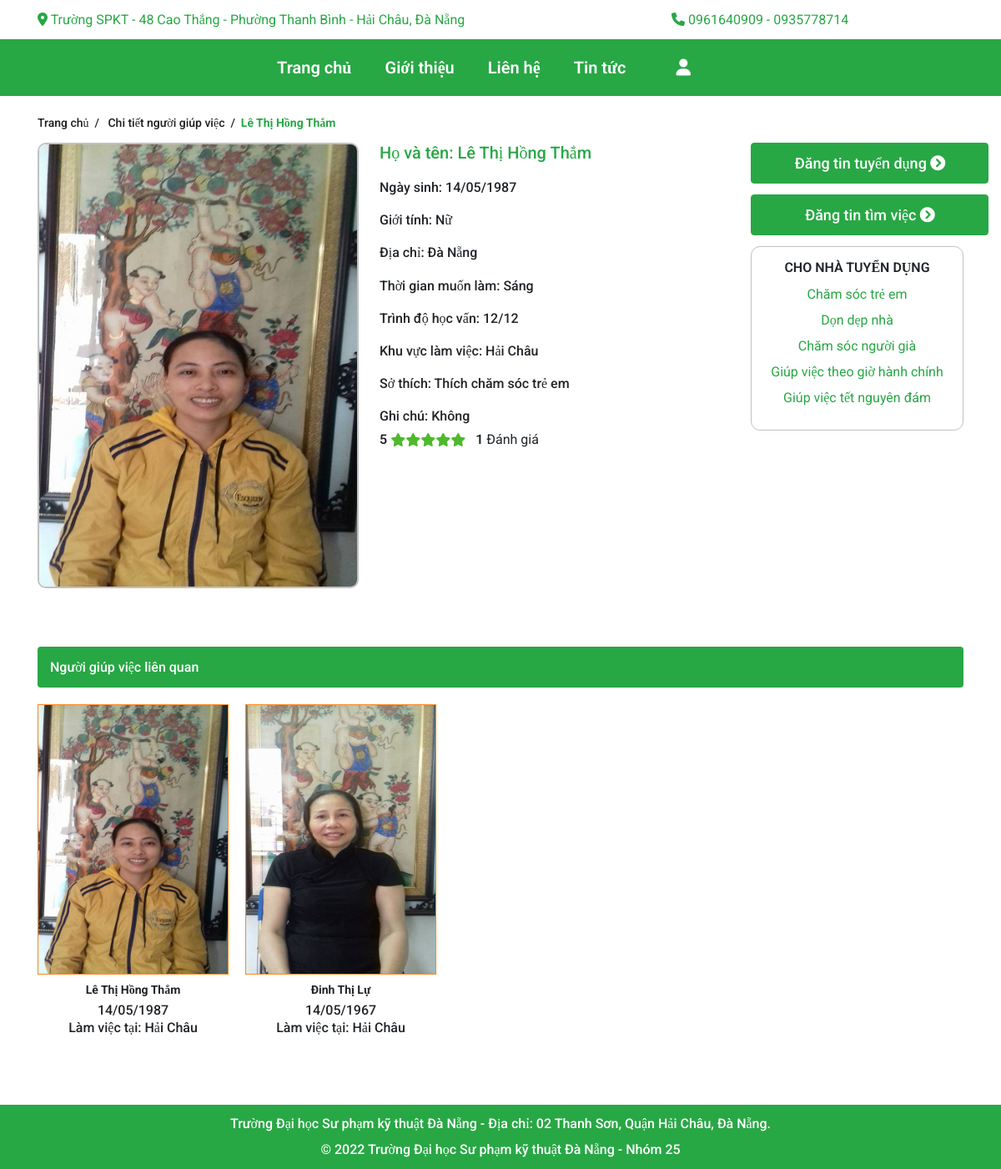
Page /?act=detailhelp&tk=14 on the committed database.
### tables this page shows
CREATE TABLE `taikhoan` (
  `maTK` int(10) NOT NULL,
  `maQuyen` int(11) NOT NULL,
  `taiKhoan` varchar(50) NOT NULL,
  `matKhau` varchar(50) NOT NULL,
  `hoTen` varchar(255) NOT NULL,
  `gioiTinh` varchar(10) NOT NULL,
  `ngaySinh` varchar(50) NOT NULL,
  `CMND` varchar(20) NOT NULL,
  `SDT` int(11) NOT NULL,
  `email` varchar(255) NOT NULL,
  `diaChi` varchar(255) NOT NULL,
  `hinhAnh` varchar(255) NOT NULL,
  `trangThai` int(11) NOT NULL,
  `thoiGian` varchar(255) NOT NULL
);

CREATE TABLE `thongtinungvien` (
  `maTK` int(11) NOT NULL,
  `thoiGian` varchar(255) NOT NULL,
  `trinhDoHV` varchar(255) NOT NULL,
  `khuVucLamViec` varchar(255) NOT NULL,
  `soThich` varchar(255) NOT NULL,
  `ghiChu` varchar(255) NOT NULL,
  `tinhTrangHD` int(11) NOT NULL
);

CREATE TABLE `quanhuyen` (
  `idQuan` int(11) NOT NULL,
  `tenQuan` varchar(255) NOT NULL
);

CREATE TABLE `danhmuccv` (
  `maDMCV` int(11) NOT NULL,
  `tenDM` varchar(255) NOT NULL,
  `hinhAnh` varchar(255) NOT NULL
);

### Controllers/DetailHelpController.php (called while the page is built, shortened)
<?php
require_once("./Models/helpModel.php");
    class  DetailController{
        var $help_model;
        public function __construct()
        {
             $this->help_model = new helpModel();
        }
        function list()
        {
            $data_user = $this->help_model->taikhoangv($_GET['tk']);
            $data_newhelp = $this->help_model->giupviec_moi();
            $data_dmcv = $this->help_model->danhmuc();
            $data_lq = $this->help_model->help_danhmuc($data_user[0]['khuVucLamViec']);
            $DataEvalute = $this->help_model->getEvalute($_GET['tk']);
            require_once("Views/index.php");
        }
    }
?>

### Models/connection.php (called while the page is built, shortened)
<?php
    class connection{
        function __construct()
        {
            $severname ="localhost";
            $username ="root";
            $password ="root";
            $db_name ="gtngv";
            $this->conn = new mysqli($severname,$username,$password,$db_name);
        }
    }

### Models/model.php (called while the page is built, shortened)
<?php
    require_once("connection.php");
    class model
    {
        function __construct()
        {
            $conn_obj = new connection();
            $this->conn = $conn_obj->conn;
        }
    }
?>

### Models/helpModel.php (called while the page is built, shortened)
<?php
    require_once("model.php");
    class helpModel extends model{
        function giupviec_moi() {
            $query = "SELECT * FROM taikhoan,thongtinungvien,quanhuyen WHERE taikhoan.maTK = thongtinungvien.maTK and quanhuyen.idQuan=thongtinungvien.khuVucLamViec
            GROUP by taikhoan.maTK;";
            require("result.php");
            return $data;
        }
        function taikhoangv($idTK){
            $query = "SELECT * from taikhoan,thongtinungvien,quanhuyen WHERE taikhoan.maTK = thongtinungvien.maTK AND thongtinungvien.khuVucLamViec=quanhuyen.idQuan AND taikhoan.maTK=$idTK;";
            require("result.php");
            return $data;
        }
        function danhmuc(){
            $query = "select * from danhmuccv";
            require("result.php");
            return $data;
        }
        function getEvalute($maTK){
            $query = "SELECT * from taikhoan as tk,danhsachungvien as dsuv,danhgiagv as dg WHERE
            dsuv.maCV=dg.maCV and tk.maTK=dg.maTK and khXacNhan=1 and tk.maTK = '$maTK' ;";
           require("result.php");
           return $data;
        }
        function help_danhmuc($danhmuc)
        {
            $query ="SELECT * from taikhoan,thongtinungvien,quanhuyen WHERE taikhoan.maTK = thongtinungvien.maTK and khuVucLamViec = $danhmuc and quanhuyen.idQuan=thongtinungvien.khuVucLamViec GROUP BY taikhoan.maTK;";
            require("result.php");
            return $data;
        }
    }
?>

### Models/result.php (called while the page is built)
<?php
    $result = $this->conn->query($query);
    $data = array();
    while ($row = $result->fetch_assoc()) {
        $data[] = $row;
    }
?>

### Views/detailhelp/detailhelp.php (the view, shortened to what this page needs)
<?php
 $length = count($DataEvalute);
 $countrating = $length;
 $tbSao = 0;
 foreach($DataEvalute as $row){
    $tbSao += $row['soSao']/$length;
 }
 ?>
<main id="main">
<div class="container">
    <div class="break-crumb">
        <div class="break-crumb__head">
            <div class="home">
                <a href="#">
                    <span>Trang chủ</span>
                </a>
                <span class="mr_lr">&nbsp;/ &nbsp;</span>
                <a href="#">
                    <span>Chi tiết người giúp việc</span>
                </a>
                <span class="mr_lr">&nbsp;/ &nbsp;</span>
            </div>
            <div>
                <strong>
                    <span><?php echo $data_user[0]['hoTen']; ?></span>
                </strong>
            </div>
        </div>
    </div>
    <div class="row mb-4">
        <div class="col col-lg-4">
            <div class="product-detail-left">
                <div id="product-detail-left__thumbnail" class="<?php if($status == true) echo "product-detail-left__thumbnail--sale "?>">
                    <img src="./Publics/images/<?php echo $data_user[0]['hinhAnh']; ?>" alt="" class="product-detail-left__image-main">
                </div>
            </div>
        </div>
        <div class="col col-lg-5">
            <div class="product-detail-main">
                <h2 class="tilte-name-product-detail">Họ và tên: <?php echo $data_user[0]['hoTen']; ?></h2>
                <h2 class="tilte-name-product-detail-detail">Ngày sinh: <?php echo $data_user[0]['ngaySinh']; ?></h2>
                <h2 class="tilte-name-product-detail-detail">Giới tính: <?php echo $data_user[0]['gioiTinh']; ?></h2>
                <h2 class="tilte-name-product-detail-detail">Địa chỉ: <?php echo $data_user[0]['diaChi']; ?></h2>
                <h2 class="tilte-name-product-detail-detail">Thời gian muốn làm: <?php echo $data_user[0]['thoiGian']; ?></h2>
                <h2 class="tilte-name-product-detail-detail">Trình độ học vấn: <?php echo $data_user[0]['trinhDoHV']; ?></h2>
                <h2 class="tilte-name-product-detail-detail">Khu vực làm việc: <?php echo $data_user[0]['tenQuan']; ?></h2>
                <h2 class="tilte-name-product-detail-detail">Sở thích: <?php echo $data_user[0]['soThich']; ?></h2>
                <h2 class="tilte-name-product-detail-detail">Ghi chú: <?php echo $data_user[0]['ghiChu']; ?></h2>
                <div class="product-detail-main__flex">
                    <ul class="product-detail-main__vote">
                        <span><?= $tbSao ?></span>
                        <?php
                            for ($i = 1; $i <= floor($tbSao); $i++){
                            ?>
                                <li><i class="fas fa-star active"></i></li>
                            <?php }
                        ?>
                    </ul>
                    <div class="count-vote">
                        <span><?= $countrating ?></span>
                        <div>Đánh giá</div>
                    </div>
                </div>
            </div>
        </div>
        <div class="col col-lg-3" style="visibility: visible; -webkit-animation-name: fadeInDown; animation-name: fadeInDown;">
        <p class="link-btn big-a">
            <a href="" class="btn btn-success">Đăng tin tuyển dụng
                <i class="fa fa-chevron-circle-right"></i>
            </a>
        </p>
        <p class="link-btn big-a">
            <a href="" class="btn btn-success">Đăng tin tìm việc
                <i class="fa fa-chevron-circle-right"></i>
            </a>
        </p>
        <div class="delivery-method">
            <h5>CHO NHÀ TUYỂN DỤNG</h5>
            <ul>
                <?php
                    for ($i = 0; $i < (count($data_dmcv)); $i++) { ?>
                    <li><ahref=""><?php echo $data_dmcv[$i]['tenDM']; ?></ahref=></li>
                <?php } ?>
            </ul>
        </div>
        </div>
        <section id="product-dry" class="product-related" style="width: 100%;">
            <div class="container">
                <div class="populator__head">
                    <div>
                        <h2 class="populator__head-title">
                            <a href="">Người giúp việc liên quan</a>
                        </h2>
                    </div>
                </div>
                <div class="list-product-sale owl-carousel owl-theme" id="help-slider">
                    <?php
                        for ($i = 0; $i < (count($data_lq)); $i++) {
                    ?>
                    <div class="col-product__itemm sale-home" style="margin-right: 20px;">
                        <form action="" style="width: 229px;">
                            <div class="product-imgg">
                                <a href="?act=detailhelp&tk=<?=$data_lq[$i]['maTK']?>" style="display: block;">
                                    <img src="./Publics/images/<?php echo $data_lq[$i]['hinhAnh'] ?>" alt="">
                                </a>
                            </div>
                            <div class="product-fruits__infos">
                                <h2 class="tilte-name-product-t"><?= $data_lq[$i]['hoTen']?></h2>
                                <div style="margin-top: 10px;">
                                    <span class="price-new"><?= $data_lq[$i]['ngaySinh'] ?></span>
                                </div>
                                <div style="margin-bottom: 10px;">
                                    <span class="price-new">Làm việc tại: <?= $data_lq[$i]['tenQuan'] ?></span>
                                </div>
                            </div>
                        </form>
                    </div>
                    <?php } ?>
                </div>
            </div>
        </section>
    </div>
</div>
</main>

### Publics/css/style.css (style rules this page uses)
:root { --cl-backad:#f7f8fb; --cl-textad :#858796; --cl-green: #4eb92d; --cl-red: #ed1b36; --cl-orange: #f1975f; --cl-text: #686868; --cl-title: #1e1e1e; --cl-primary: #28a745; --cl-textprimary: #28a745; }
body { box-sizing: border-box; overflow-x: hidden; font-family: 'Roboto', 'sans-serif'; display: table; }
html { font-size: 62.5%; line-height: 1.6; height: 100%; }
a { color: #1e1e1e; }
html, body { width: 100%; height: 100%; }
#main { height: 70%; }

### Publics/css/main.css (style rules this page uses)
.big-a { margin: 0 0 13px; }
.big-a > a { font-size: 18px; padding: 10px 14px 10px 15px; font-weight: 500; }
#product-fruits , #product-cate , #product-sale , #product-dry { margin: 30px 0; padding:20px 0; }
.product-fruits__infos { text-align: center; }
.tilte-name-product-t { font-weight: 600; height: 0px; color: var(--cl-black); }

### Publics/css/login.css (style rules this page uses)
.break-crumb__head { font-size: 14px; line-height: 24px; font-weight: 500; display: flex; margin-bottom: 12px; }
.break-crumb__head strong span { color :var(--cl-primary); }

### Publics/css/detailhelp.css (style rules this page uses)
#product-detail-left__thumbnail { margin-bottom: 20px; z-index: 10; }
#product-detail-left__thumbnail img { width: 385px!important; height: 534px; border: 2px solid #c1c1c1; border-radius: 10px; }
.product-detail-main { margin-left: 30px; }
.tilte-name-product-detail { font-size: 20px; color: var(--cl-primary); padding-bottom: 10px; }
.tilte-name-product-detail-detail { font-size: 16px; padding: 10px 0px; }
.populator__head-title { padding: 15px; width: 100%; background-color: var(--cl-primary); margin-bottom: 20px; border-radius: 4px; }
.populator__head-title a { color:white; font-size:16px; }
.delivery-method { padding: 15px 15px; border: 1px solid #c1c1c1; border-radius: 11px; margin-bottom: 20px; }
.delivery-method { text-align: center; }
.delivery-method h5 { font-weight: 600; }
.delivery-method > ul > li { margin: 15px 0px; font-size:16px; color: var(--cl-primary); }
.btn-success { width: 285px; background-color: var(--cl-primary); }
.product-imgg { position: relative; width: 100%; border: 1px solid #ff8720; text-align: center; overflow: hidden; }
.product-imgg img { width: 100%; height: 322px; }
.product-detail-main__flex { display: flex; align-items: center; padding-bottom: 20px; }
ul.product-detail-main__vote { display: flex; padding-right: 12px; align-items: center; }
ul.product-detail-main__vote li i.active { color: var(--cl-green); cursor: pointer; }
ul.product-detail-main__vote li i { color: #c1c1c1; cursor: pointer; }
ul.product-detail-main__vote span, .count-vote span, .count-producted span { padding-right: 4px; display: block; font-weight: 600; }
.count-vote,.count-producted { display: flex; padding-right: 12px; }
#help-slider { display: flex; }

### Publics/css/work.css (style rules this page uses)
.tilte-name-product-t { font-weight: bold; font-size: 14px; display: block; width: 100%; padding: 10px 0; }
.price-new { display: inline-block; font-weight: 500; margin-top: 5px; margin-bottom: 0px; padding: 0; }

### rows in the picture
taikhoan: hoTen "Lê Thị Hồng Thắm", hinhAnh (picture), ngaySinh "14/05/1987", gioiTinh "Nữ", diaChi "Đà Nẵng", quanhuyen.tenQuan "Hải Châu"
thongtinungvien: thoiGian "Sáng", trinhDoHV "12/12", soThich "Thích chăm sóc trẻ em", ghiChu "Không"
quanhuyen: tenQuan "Hải Châu"
danhmuccv: tenDM "Chăm sóc trẻ em"
danhmuccv: tenDM "Dọn dẹp nhà"
danhmuccv: tenDM "Chăm sóc người già"
danhmuccv: tenDM "Giúp việc theo giờ hành chính"
danhmuccv: tenDM "Giúp việc tết nguyên đám"
taikhoan: hinhAnh (picture), hoTen "Đinh Thị Lự", ngaySinh "14/05/1967", quanhuyen.tenQuan "Hải Châu"

### other values in the picture
$tbSao "5"
$countrating "1"
